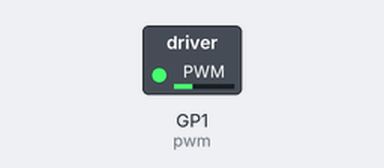
A program run on a simulated Raspberry Pi Pico running MicroPython. Parts: switched loads named in the program (green lamp = pin HIGH). What the program prints to the serial console is not drawn. At 10.6 s the program stops and its outputs stay as they are.

Above: at 0.05 s.
Timing chart, 0 to 7.7 s (numbered marks = the images above):
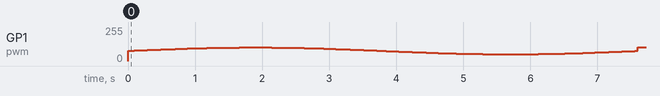

The program:

victor-learn.py
```python
from machine import Pin, PWM, I2C
from time import sleep
from math import sin
import sys


pwm = PWM(Pin(1))
pwm.freq(1000//5)

def setPower(power):
    """sets power to motor, from -1 to 1

    Args:
        power (float): power in [-1,1] to write to the motor.
    """
    # direction.value(power>0) # not needed for victor
    pwm.duty_ns(int(1_500_000+500_000*power))
    print(int(1_500_000+500_000*power))

for i in range(int(1000*2*3.14159265)):
    setPower(sin(i/1000))
    sleep(0.001)


setPower(1)
sleep(3)
setPower(0)
# for i in range(1000):
#     pwm.duty_u16(abs(int(65025*sin(2*3.14159*float(i)/1000.0))))
#     if sin(2*3.14159*float(i)/1000.0)<0: direction.value(1)
#     else: direction.value(0)
#     print(i)
#     sleep(0.001)

pwm.duty_u16(0)
```
